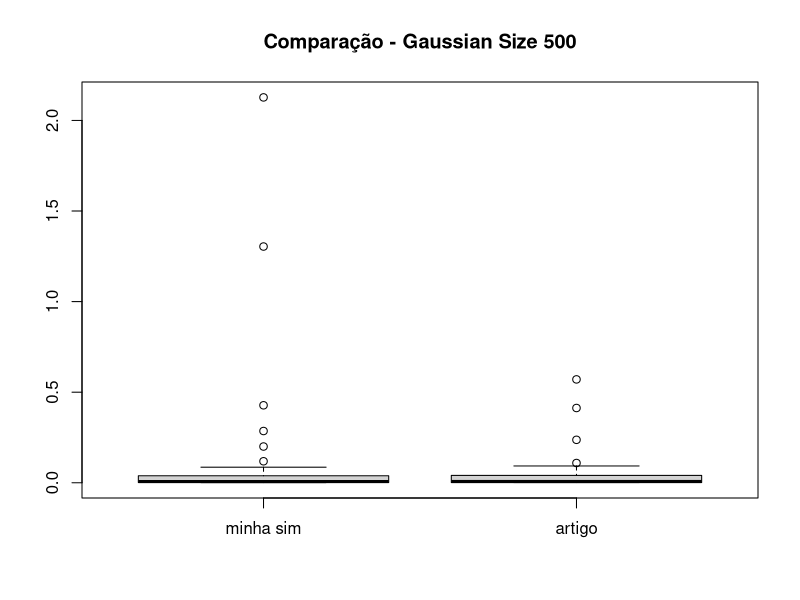
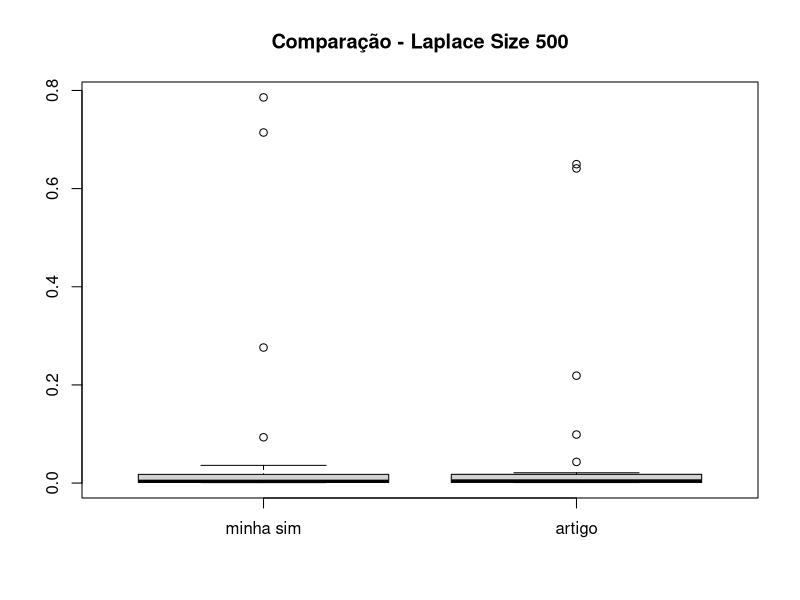
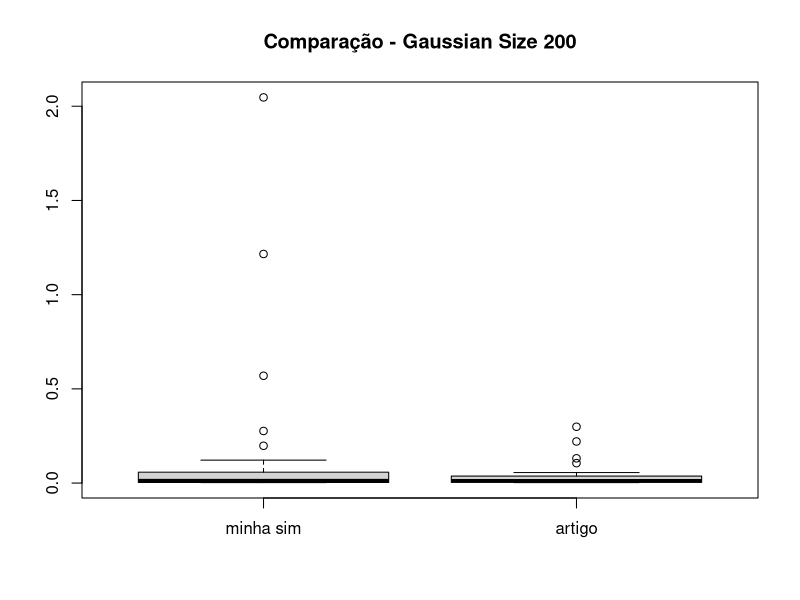
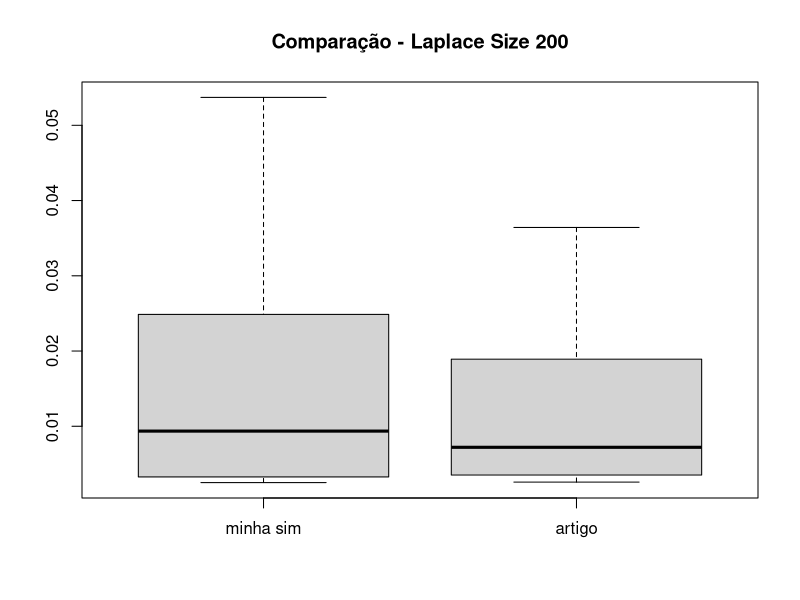

The R source for these figures, in order:
## ---- chunk 1

install.packages("readr")
## ---- chunk 2

library(ggplot2)
library(psych)
library(readr)
library(tidyr)
library(dplyr)

## ---- chunk 3

csv_text <- "
ν,Measures,Gaussian,Laplace,Cauchy,Pareto,NND,SS
1,MSE,1.871745,1.039242,0.147495,0.142217,0.167602,0.140230
1,V[Ĥ(ĥ)],1.051349,0.703585,0.128384,0.126923,0.167396,0.119128
1,B,0.905757,0.579359,0.138240,0.123672,-0.014358,-0.145265
2,MSE,0.301139,0.132805,0.070143,0.071035,0.133951,0.095869
2,V[Ĥ(ĥ)],0.238220,0.114413,0.062777,0.067484,0.133691,0.079704
2,B,0.250835,0.135987,0.085823,0.059589,-0.016120,-0.127145
3,MSE,0.092499,0.060081,0.051705,0.049458,0.107892,0.075273
3,V[Ĥ(ĥ)],0.083407,0.056286,0.045496,0.048100,0.107471,0.060610
3,B,0.095354,0.061597,0.078973,0.036849,-0.020519,-0.121088
4,MSE,0.065539,0.046281,0.046847,0.041012,0.106757,0.066903
4,V[Ĥ(ĥ)],0.056403,0.042111,0.038029,0.038641,0.106737,0.055840
4,B,0.084479,0.064577,0.093905,0.048690,-0.004563,-0.105180
5,MSE,0.043190,0.035130,0.030972,0.033143,0.092139,0.058305
5,V[Ĥ(ĥ)],0.039520,0.032632,0.031296,0.031570,0.092016,0.047636
5,B,0.060582,0.049977,0.088181,0.039666,-0.005767,-0.103920
10,MSE,0.030654,0.029702,0.038713,0.029402,0.081777,0.048630
10,V[Ĥ(ĥ)],0.027928,0.026767,0.028059,0.026992,0.081775,0.040888
10,B,0.052209,0.054181,0.103220,0.049090,-0.001319,-0.087987
15,MSE,0.023968,0.023895,0.032793,0.023924,0.084789,0.046880
15,V[Ĥ(ĥ)],0.022572,0.021984,0.023361,0.022317,0.084300,0.040370
15,B,0.037362,0.043722,0.097114,0.040095,0.022109,-0.080686
20,MSE,0.021406,0.021687,0.030099,0.021704,0.093718,0.051745
20,V[Ĥ(ĥ)],0.020677,0.020506,0.022180,0.020733,0.093166,0.040672
20,B,0.026999,0.034360,0.088988,0.031172,-0.023485,-0.105231
50,MSE,0.019329,0.021065,0.032546,0.021354,0.090133,0.048845
50,V[Ĥ(ĥ)],0.017519,0.018537,0.021618,0.019165,0.090067,0.040523
50,B,0.042545,0.050277,0.104536,0.046789,-0.008119,-0.091226
100,MSE,0.019114,0.020215,0.030741,0.020602,0.081790,0.045024
100,V[Ĥ(ĥ)],0.018049,0.018454,0.020913,0.019063,0.081788,0.037437
100,B,0.032636,0.041966,0.099139,0.039234,0.001469,-0.087105
"

df_table2 <- read.csv(text = csv_text, header = TRUE)
## ---- chunk 4

df_table3 <- read.csv(text = '
ν,Measures,Gaussian,Laplace,Cauchy,Pareto,NND,SS
1,MSE,1.972929,0.947731,0.073669,0.071049,0.085341,0.070323
1,V[Ĥ(ν̂)],0.825971,0.535231,0.062680,0.060351,0.085215,0.060827
1,B,1.079961,0.642626,0.148829,0.098982,-0.011222,-0.097447
2,MSE,0.263333,0.081895,0.034361,0.034856,0.064001,0.045408
2,V[Ĥ(ν̂)],0.184488,0.026880,0.029761,0.031965,0.053665,0.035431
2,B,0.280793,0.137986,0.067820,0.053851,-0.028086,-0.083042
3,MSE,0.061122,0.030743,0.023150,0.022983,0.054268,0.028531
3,V[Ĥ(ν̂)],0.051147,0.027608,0.020808,0.021148,0.054268,0.028531
3,B,0.099878,0.055992,0.055413,0.029928,-0.021862,-0.083131
4,MSE,0.034608,0.021970,0.021701,0.018882,0.047251,0.029647
4,V[Ĥ(ν̂)],0.029358,0.019472,0.017108,0.017579,0.047230,0.027580
4,B,0.072453,0.049978,0.067776,0.036909,-0.004670,-0.064719
5,MSE,0.032823,0.017950,0.019301,0.016201,0.046101,0.027850
5,V[Ĥ(ν̂)],0.021011,0.016346,0.014945,0.015217,0.046710,0.023438
5,B,0.053025,0.040066,0.065994,0.037512,0.001691,-0.057306
10,MSE,0.015038,0.011341,0.013587,0.014091,0.045330,0.021976
10,V[Ĥ(ν̂)],0.013934,0.013216,0.013562,0.013163,0.045315,0.021976
10,B,0.033229,0.033089,0.072066,0.030464,-0.003887,-0.057752
15,MSE,0.012690,0.012539,0.011712,0.012417,0.045469,0.024823
15,V[Ĥ(ν̂)],0.012041,0.011746,0.012295,0.011731,0.045464,0.021902
15,B,0.025470,0.028158,0.069406,0.026184,0.002347,-0.054040
20,MSE,0.011401,0.011812,0.017511,0.011902,0.047874,0.024483
20,V[Ĥ(ν̂)],0.010646,0.010852,0.012003,0.011045,0.047281,0.021464
20,B,0.027471,0.030987,0.074214,0.029276,-0.007227,-0.054946
50,MSE,0.010095,0.010423,0.015653,0.010533,0.047652,0.024586
50,V[Ĥ(ν̂)],0.009578,0.009649,0.010369,0.009893,0.046558,0.020946
50,B,0.022731,0.027283,0.072269,0.027263,-0.013930,-0.060326
100,MSE,0.009310,0.009735,0.015380,0.009507,0.043105,0.021878
100,V[Ĥ(ν̂)],0.008739,0.008869,0.009971,0.008948,0.043098,0.019040
100,B,0.023896,0.029426,0.074763,0.028313,-0.002513,-0.053276
', header = TRUE)

## ---- chunk 5

df_table4 <- read.csv(text = '
ν,Measures,Gaussian,Laplace,Cauchy,Pareto,NND,SS
2,MSE,0.220813,0.036424,0.009879,0.009887,0.019615,0.012871
2,∇[Ĥ(Ĵ)],0.131443,0.022170,0.008387,0.008679,0.019593,0.011724
2,B,0.298947,0.119393,0.038624,0.034755,-0.004646,-0.033872
3,MSE,0.047055,0.012427,0.007544,0.007240,0.017364,0.010575
3,∇[Ĥ(Ĵ)],0.035882,0.010177,0.006589,0.006874,0.017364,0.009604
3,B,0.105701,0.047427,0.030896,0.019130,0.000675,-0.031147
4,MSE,0.013472,0.007205,0.006768,0.005833,0.015219,0.008752
4,∇[Ĥ(Ĵ)],0.010363,0.006018,0.005213,0.005302,0.015185,0.008324
4,B,0.055753,0.034445,0.039442,0.023031,0.005825,-0.020675
5,MSE,0.007830,0.005548,0.006063,0.004986,0.015011,0.008127
5,∇[Ĥ(Ĵ)],0.006338,0.004840,0.004572,0.004607,0.014966,0.007383
5,B,0.038618,0.026623,0.038613,0.019482,-0.006642,-0.027271
10,MSE,0.004617,0.004283,0.005684,0.004145,0.014192,0.007519
10,∇[Ĥ(Ĵ)],0.004170,0.003898,0.003862,0.003824,0.014191,0.007089
10,B,0.021137,0.019624,0.042694,0.017913,0.000820,-0.020737
15,MSE,0.003791,0.003681,0.005332,0.003635,0.014281,0.006858
15,∇[Ĥ(Ĵ)],0.003447,0.003349,0.003458,0.003335,0.014280,0.006429
15,B,0.018535,0.018212,0.043287,0.017309,-0.000600,-0.020723
20,MSE,0.003258,0.003225,0.004928,0.003193,0.014175,0.006827
20,∇[Ĥ(Ĵ)],0.003010,0.002959,0.003074,0.002951,0.014147,0.006311
20,B,0.015766,0.016338,0.043058,0.015570,-0.005284,-0.022703
50,MSE,0.002831,0.002895,0.004837,0.002896,0.012913,0.006024
50,∇[Ĥ(Ĵ)],0.002557,0.002578,0.002769,0.002593,0.012890,0.005728
50,B,0.016546,0.017819,0.045466,0.017400,0.004854,-0.017223
100,MSE,0.002833,0.002858,0.004013,0.002859,0.014286,0.006583
100,∇[Ĥ(Ĵ)],0.002648,0.002640,0.002747,0.002654,0.014266,0.006233
100,B,0.013601,0.014747,0.042112,0.014302,0.004500,-0.018706
', header = TRUE)

## ---- chunk 6

df_table5 <- read.csv(text = '
ν,Measures,Gaussian,Laplace,Cauchy,Pareto,NND,SS
1,MSE,0.412719,0.641096,0.011115,0.010730,0.011699,0.009152
1,V[Ĥ(Ĵ)],0.087178,0.218827,0.008426,0.008142,0.011698,0.008751
1,B,0.570562,0.649823,0.051854,0.050866,-0.001060,-0.020018
2,MSE,0.109086,0.020924,0.003946,0.003965,0.007454,0.004392
2,V[Ĥ(Ĵ)],0.052868,0.011148,0.003133,0.003244,0.007418,0.004269
2,B,0.237104,0.098872,0.028508,0.026853,0.005975,-0.011106
3,MSE,0.022403,0.005356,0.003139,0.002872,0.006675,0.003738
3,V[Ĥ(Ĵ)],0.013795,0.003496,0.002342,0.002416,0.006642,0.003671
3,B,0.092778,0.043128,0.028231,0.021362,0.005727,-0.008187
4,MSE,0.006678,0.002625,0.002320,0.002006,0.006418,0.003446
4,V[Ĥ(Ĵ)],0.005023,0.002214,0.001868,0.001890,0.006396,0.003155
4,B,0.040685,0.020283,0.021253,0.010763,-0.004760,-0.017076
5,MSE,0.003356,0.002017,0.002174,0.001735,0.006271,0.003170
5,V[Ĥ(Ĵ)],0.002538,0.001702,0.001561,0.001586,0.006261,0.003021
5,B,0.028593,0.017763,0.024749,0.012213,-0.003126,-0.012222
10,MSE,0.001600,0.001521,0.002097,0.001493,0.005846,0.002784
10,V[Ĥ(Ĵ)],0.001462,0.001411,0.001411,0.001404,0.005846,0.002678
10,B,0.011765,0.010462,0.026201,0.009435,0.000573,-0.010292
15,MSE,0.001310,0.001307,0.001986,0.001304,0.005027,0.002321
15,V[Ĥ(Ĵ)],0.001212,0.001210,0.001247,0.001218,0.005024,0.002251
15,B,0.009870,0.009843,0.027183,0.009293,0.001551,-0.008403
20,MSE,0.001305,0.001279,0.001939,0.001271,0.005441,0.002608
20,V[Ĥ(Ĵ)],0.001227,0.001198,0.001210,0.001197,0.005421,0.002451
20,B,0.008821,0.009009,0.027093,0.008611,-0.004441,-0.012568
50,MSE,0.001217,0.001225,0.001942,0.001224,0.005545,0.002572
50,V[Ĥ(Ĵ)],0.001164,0.001160,0.001195,0.001162,0.005531,0.002433
50,B,0.007245,0.008062,0.027336,0.007907,-0.003793,-0.011752
100,MSE,0.001098,0.001056,0.001820,0.001102,0.005222,0.002311
100,V[Ĥ(Ĵ)],0.001049,0.001042,0.001061,0.001041,0.005220,0.002201
100,B,0.007041,0.007941,0.027542,0.007846,-0.001626,-0.010494
', header = TRUE)


## ---- chunk 7

df_sample_size_30_otim <- read_csv("simulacoes_23_05/df_sample_size_30_otim.csv")
df_sample_size_60_otim <- read_csv("simulacoes_23_05/df_sample_size_60_otim.csv")
df_sample_size_200_otim <- read_csv("simulacoes_23_05/df_sample_size_200_otim.csv")
df_sample_size_500_otim <- read_csv("simulacoes_23_05/df_sample_size_500_otim.csv")
## ---- chunk 8

df_long_size_30 <- df_sample_size_30_otim %>%
  pivot_longer(cols = c(variance, bias, mse),
               names_to = "Measures",
               values_to = "Value")

# Agora pivotar para formato largo como o outro dataframe
df_size_30 <- df_long_size_30 %>%
  pivot_wider(names_from = type, values_from = Value)

df_size_30
## ---- chunk 9

df_long_size_60 <- df_sample_size_60_otim %>%
  pivot_longer(cols = c(variance, bias, mse),
               names_to = "Measures",
               values_to = "Value")

# Agora pivotar para formato largo como o outro dataframe
df_size_60 <- df_long_size_60 %>%
  pivot_wider(names_from = type, values_from = Value)

df_size_60
## ---- chunk 10

df_long_size_200 <- df_sample_size_200_otim %>%
  pivot_longer(cols = c(variance, bias, mse),
               names_to = "Measures",
               values_to = "Value")

# Agora pivotar para formato largo como o outro dataframe
df_size_200 <- df_long_size_200 %>%
  pivot_wider(names_from = type, values_from = Value)

df_size_200
## ---- chunk 11

df_long_size_500 <- df_sample_size_500_otim %>%
  pivot_longer(cols = c(variance, bias, mse),
               names_to = "Measures",
               values_to = "Value")

# Agora pivotar para formato largo como o outro dataframe
df_size_500 <- df_long_size_500 %>%
  pivot_wider(names_from = type, values_from = Value)

df_size_500
## ---- chunk 12

describe(df_size_30)
describe(df_table2)
## ---- chunk 13

describe(df_size_60)
describe(df_table3)
## ---- chunk 14

describe(df_size_200)
describe(df_table4)
## ---- chunk 15

describe(df_size_500)
describe(df_table5)
## ---- chunk 16

t.test(df_size_30$Gaussian, df_table2$Gaussian)$p.value
t.test(df_size_30$Laplace, df_table2$Laplace)$p.value
t.test(df_size_30$Cauchy, df_table2$Cauchy)$p.value
t.test(df_size_30$Pareto, df_table2$Pareto)$p.value
t.test(df_size_30$NND, df_table2$NND)$p.value
t.test(df_size_30$SS, df_table2$SS)$p.value
## ---- chunk 17

t.test(df_size_60$Gaussian, df_table3$Gaussian)$p.value
t.test(df_size_60$Laplace, df_table3$Laplace)$p.value
t.test(df_size_60$Cauchy, df_table3$Cauchy)$p.value
t.test(df_size_60$Pareto, df_table3$Pareto)$p.value
t.test(df_size_60$NND, df_table3$NND)$p.value
t.test(df_size_60$SS, df_table3$SS)$p.value
## ---- chunk 18

t.test(df_size_200$Gaussian, df_table4$Gaussian)$p.value
t.test(df_size_200$Laplace, df_table4$Laplace)$p.value
t.test(df_size_200$Cauchy, df_table4$Cauchy)$p.value
t.test(df_size_200$Pareto, df_table4$Pareto)$p.value
t.test(df_size_200$NND, df_table4$NND)$p.value
t.test(df_size_200$SS, df_table4$SS)$p.value
## ---- chunk 19

t.test(df_size_500$Gaussian, df_table5$Gaussian)$p.value
t.test(df_size_500$Laplace, df_table5$Laplace)$p.value
t.test(df_size_500$Cauchy, df_table5$Cauchy)$p.value
t.test(df_size_500$Pareto, df_table5$Pareto)$p.value
t.test(df_size_500$NND, df_table5$NND)$p.value
t.test(df_size_500$SS, df_table5$SS)$p.value
## ---- chunk 20

boxplot(df_size_500$Gaussian, df_table5$Gaussian,
        names = c("minha sim", "artigo"),
        main = "Comparação - Gaussian Size 500")

## ---- chunk 21

boxplot(df_size_500$Laplace, df_table5$Laplace,
        names = c("minha sim", "artigo"),
        main = "Comparação - Laplace Size 500")
## ---- chunk 22

boxplot(df_size_200$Gaussian, df_table4$Gaussian,
        names = c("minha sim", "artigo"),
        main = "Comparação - Gaussian Size 200")
## ---- chunk 23

boxplot(df_size_200$Laplace, df_table4$Laplace,
        names = c("minha sim", "artigo"),
        main = "Comparação - Laplace Size 200", 
        outline = FALSE)
## ---- chunk 24

install.packages("xtable")
## ---- chunk 25

library(xtable)
## ---- chunk 26

df_size_30 <- df_size_30  %>% select(-c(Laplace, Cauchy))
df_size_30 <- df_size_30 %>% filter(!gl %in% c(2, 3, 4, 15, 20, 50))

df_size_60 <- df_size_60  %>% select(-c(Laplace, Cauchy))
df_size_60 <- df_size_60 %>% filter(!gl %in% c(2, 3, 4, 15, 20, 50))

df_size_200 <- df_size_200  %>% select(-c(Laplace, Cauchy))
df_size_200 <- df_size_200 %>% filter(!gl %in% c(2, 3, 4, 15, 20, 50))

df_size_500 <- df_size_500  %>% select(-c(Laplace, Cauchy))
df_size_500 <- df_size_500 %>% filter(!gl %in% c(2, 3, 4, 15, 20, 50))


## ---- chunk 27

print(xtable(df_size_30, caption = "Resultado Simulações de Monte Carol para 30 Samples"), type = "latex")
## ---- chunk 28

print(xtable(df_size_60, caption = "Resultado Simulações de Monte Carol para 60 Samples"), type = "latex")
## ---- chunk 29

print(xtable(df_size_200, caption = "Resultado Simulações de Monte Carol para 200 Samples"), type = "latex")
## ---- chunk 30

print(xtable(df_size_500, caption = "Resultado Simulações de Monte Carol para 500 Samples"), type = "latex")
